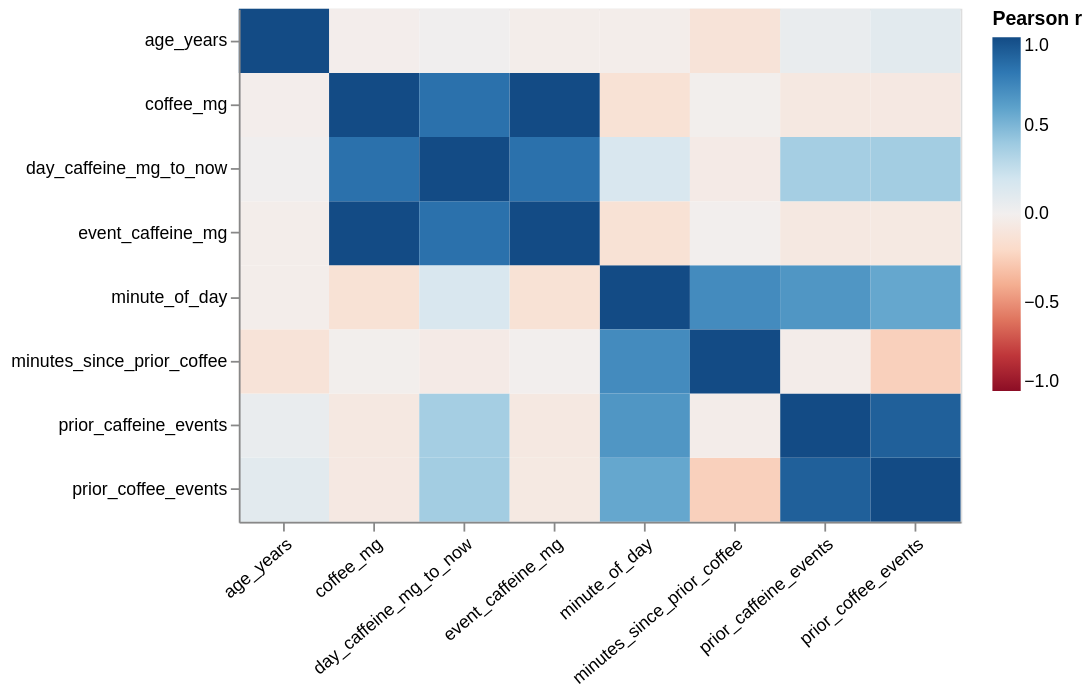

The notebook cell saved with this chart:
### Markdown cell above
## עמודות מתואמות
הספירה של אירועי קפה מוקדמים קרובה לספירת כלל אירועי הקפאין. כמות הקפאין מהקפה הנוכחי כלולה במצטבר ולכן גם שם מתקבל מתאם גבוה. את ערך הוספת הפיצ'רים בודקים בתוך האימון.

### Code cell
correlation = numeric.drop(columns=[LABEL, WAIT]).corr()
pairs = correlation.rename_axis("feature_a", axis=0).rename_axis("feature_b", axis=1)
pairs = pairs.stack().rename("r").reset_index()
display(alt.Chart(pairs).mark_rect().encode(
    x=alt.X("feature_a:N", title=None, axis=alt.Axis(labelAngle=-40)),
    y=alt.Y("feature_b:N", title=None),
    color=alt.Color("r:Q", title="Pearson r",
                    scale=alt.Scale(domain=[-1, 1], scheme="redblue")),
    tooltip=["feature_a", "feature_b", alt.Tooltip("r:Q", format=".2f")],
).properties(width=408, height=290))
display(correlation.round(3))

### Figure 1 — Vega-Lite specification as saved in the notebook (floating-point values rounded to 4 significant figures)
{"config": {"view": {"continuousWidth": 300, "continuousHeight": 300}}, "data": {"name": "data-2145b329dd0b8e0661d970b99663cd53"}, "mark": {"type": "rect"}, "encoding": {"color": {"field": "r", "scale": {"domain": [-1, 1], "scheme": "redblue"}, "title": "Pearson r", "type": "quantitative"}, "tooltip": [{"field": "feature_a", "type": "nominal"}, {"field": "feature_b", "type": "nominal"}, {"field": "r", "format": ".2f", "type": "quantitative"}], "x": {"axis": {"labelAngle": -40}, "field": "feature_a", "title": null, "type": "nominal"}, "y": {"field": "feature_b", "title": null, "type": "nominal"}}, "height": 290, "width": 408, "$schema": "https://vega.github.io/schema/vega-lite/v6.4.1.json", "datasets": {"data-2145b329dd0b8e0661d970b99663cd53": [{"feature_a": "minute_of_day", "feature_b": "minute_of_day", "r": 1.0}, {"feature_a": "minute_of_day", "feature_b": "coffee_mg", "r": -0.1342}, {"feature_a": "minute_of_day", "feature_b": "event_caffeine_mg", "r": -0.1335}, {"feature_a": "minute_of_day", "feature_b": "day_caffeine_mg_to_now", "r": 0.1584}, {"feature_a": "minute_of_day", "feature_b": "prior_coffee_events", "r": 0.5743}, {"feature_a": "minute_of_day", "feature_b": "prior_caffeine_events", "r": 0.6561}, {"feature_a": "minute_of_day", "feature_b": "minutes_since_prior_coffee", "r": 0.7075}, {"feature_a": "minute_of_day", "feature_b": "age_years", "r": -0.02273}, {"feature_a": "coffee_mg", "feature_b": "minute_of_day", "r": -0.1342}, {"feature_a": "coffee_mg", "feature_b": "coffee_mg", "r": 1.0}, {"feature_a": "coffee_mg", "feature_b": "event_caffeine_mg", "r": 0.9988}, {"feature_a": "coffee_mg", "feature_b": "day_caffeine_mg_to_now", "r": 0.8307}, {"feature_a": "coffee_mg", "feature_b": "prior_coffee_events", "r": -0.06549}, {"feature_a": "coffee_mg", "feature_b": "prior_caffeine_events", "r": -0.07018}, {"feature_a": "coffee_mg", "feature_b": "minutes_since_prior_coffee", "r": -0.00919}, {"feature_a": "coffee_mg", "feature_b": "age_years", "r": -0.018}, {"feature_a": "event_caffeine_mg", "feature_b": "minute_of_day", "r": -0.1335}, {"feature_a": "event_caffeine_mg", "feature_b": "coffee_mg", "r": 0.9988}, {"feature_a": "event_caffeine_mg", "feature_b": "event_caffeine_mg", "r": 1.0}, {"feature_a": "event_caffeine_mg", "feature_b": "day_caffeine_mg_to_now", "r": 0.8321}, {"feature_a": "event_caffeine_mg", "feature_b": "prior_coffee_events", "r": -0.06486}, {"feature_a": "event_caffeine_mg", "feature_b": "prior_caffeine_events", "r": -0.06928}, {"feature_a": "event_caffeine_mg", "feature_b": "minutes_since_prior_coffee", "r": -0.0073}, {"feature_a": "event_caffeine_mg", "feature_b": "age_years", "r": -0.01912}, {"feature_a": "day_caffeine_mg_to_now", "feature_b": "minute_of_day", "r": 0.1584}, {"feature_a": "day_caffeine_mg_to_now", "feature_b": "coffee_mg", "r": 0.8307}, {"feature_a": "day_caffeine_mg_to_now", "feature_b": "event_caffeine_mg", "r": 0.8321}, {"feature_a": "day_caffeine_mg_to_now", "feature_b": "day_caffeine_mg_to_now", "r": 1.0}, {"feature_a": "day_caffeine_mg_to_now", "feature_b": "prior_coffee_events", "r": 0.3791}, {"feature_a": "day_caffeine_mg_to_now", "feature_b": "prior_caffeine_events", "r": 0.3688}, {"feature_a": "day_caffeine_mg_to_now", "feature_b": "minutes_since_prior_coffee", "r": -0.04555}, {"feature_a": "day_caffeine_mg_to_now", "feature_b": "age_years", "r": 0.01248}, {"feature_a": "prior_coffee_events", "feature_b": "minute_of_day", "r": 0.5743}, {"feature_a": "prior_coffee_events", "feature_b": "coffee_mg", "r": -0.06549}, {"feature_a": "prior_coffee_events", "feature_b": "event_caffeine_mg", "r": -0.06486}, {"feature_a": "prior_coffee_events", "feature_b": "day_caffeine_mg_to_now", "r": 0.3791}, {"feature_a": "prior_coffee_events", "feature_b": "prior_coffee_events", "r": 1.0}, {"feature_a": "prior_coffee_events", "feature_b": "prior_caffeine_events", "r": 0.9075}, {"feature_a": "prior_coffee_events", "feature_b": "minutes_since_prior_coffee", "r": -0.2469}, {"feature_a": "prior_coffee_events", "feature_b": "age_years", "r": 0.09833}, {"feature_a": "prior_caffeine_events", "feature_b": "minute_of_day", "r": 0.6561}, {"feature_a": "prior_caffeine_events", "feature_b": "coffee_mg", "r": -0.07018}, {"feature_a": "prior_caffeine_events", "feature_b": "event_caffeine_mg", "r": -0.06928}, {"feature_a": "prior_caffeine_events", "feature_b": "day_caffeine_mg_to_now", "r": 0.3688}, {"feature_a": "prior_caffeine_events", "feature_b": "prior_coffee_events", "r": 0.9075}, {"feature_a": "prior_caffeine_events", "feature_b": "prior_caffeine_events", "r": 1.0}, {"feature_a": "prior_caffeine_events", "feature_b": "minutes_since_prior_coffee", "r": -0.02842}, {"feature_a": "prior_caffeine_events", "feature_b": "age_years", "r": 0.05824}, {"feature_a": "minutes_since_prior_coffee", "feature_b": "minute_of_day", "r": 0.7075}, {"feature_a": "minutes_since_prior_coffee", "feature_b": "coffee_mg", "r": -0.00919}, {"feature_a": "minutes_since_prior_coffee", "feature_b": "event_caffeine_mg", "r": -0.0073}, {"feature_a": "minutes_since_prior_coffee", "feature_b": "day_caffeine_mg_to_now", "r": -0.04555}, {"feature_a": "minutes_since_prior_coffee", "feature_b": "prior_coffee_events", "r": -0.2469}, {"feature_a": "minutes_since_prior_coffee", "feature_b": "prior_caffeine_events", "r": -0.02842}, {"feature_a": "minutes_since_prior_coffee", "feature_b": "minutes_since_prior_coffee", "r": 1.0}, {"feature_a": "minutes_since_prior_coffee", "feature_b": "age_years", "r": -0.1193}, {"feature_a": "age_years", "feature_b": "minute_of_day", "r": -0.02273}, {"feature_a": "age_years", "feature_b": "coffee_mg", "r": -0.018}, {"feature_a": "age_years", "feature_b": "event_caffeine_mg", "r": -0.01912}, {"feature_a": "age_years", "feature_b": "day_caffeine_mg_to_now", "r": 0.01248}, {"feature_a": "age_years", "feature_b": "prior_coffee_events", "r": 0.09833}, {"feature_a": "age_years", "feature_b": "prior_caffeine_events", "r": 0.05824}, {"feature_a": "age_years", "feature_b": "minutes_since_prior_coffee", "r": -0.1193}, {"feature_a": "age_years", "feature_b": "age_years", "r": 1.0}]}}
